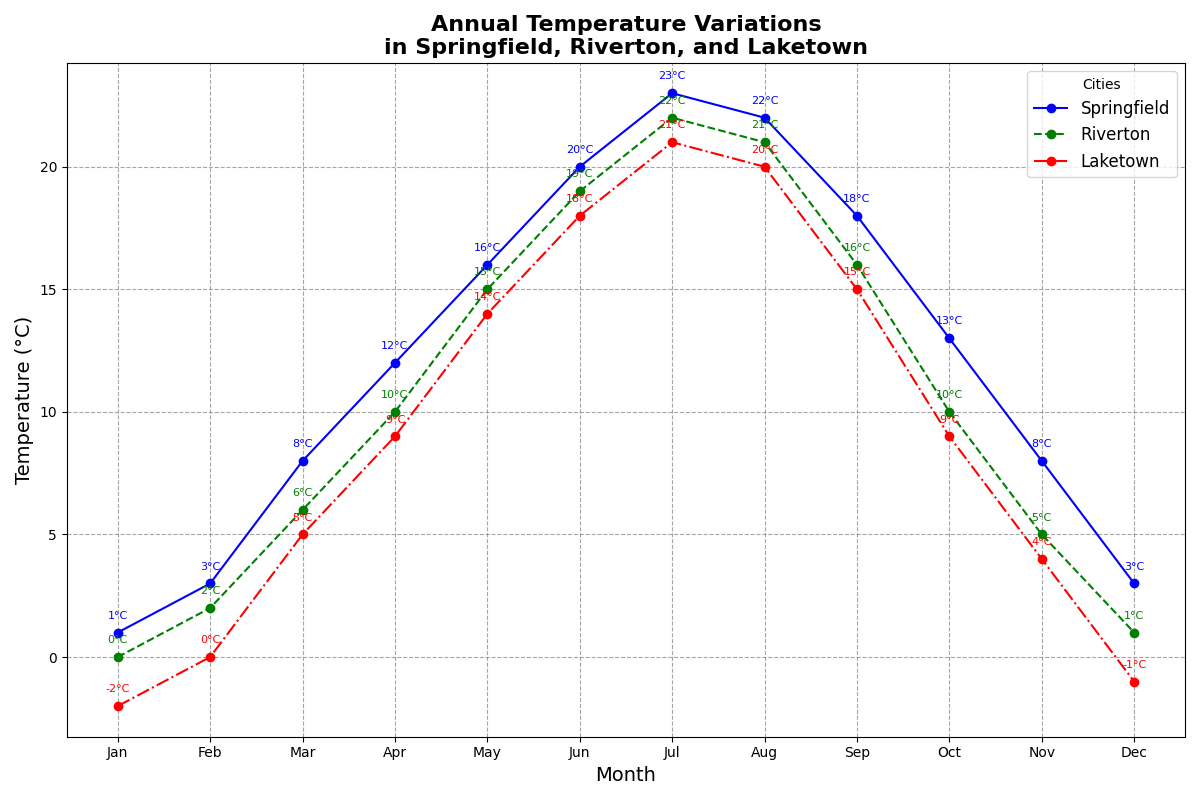

Source code (Python):
import matplotlib.pyplot as plt
import numpy as np

# Backstory: Study of Temperature Variation Over the Course of a Year in Three Different Cities
# Cities: Springfield, Riverton, and Laketown

# Time (in months)
months = np.array(['Jan', 'Feb', 'Mar', 'Apr', 'May', 'Jun', 'Jul', 'Aug', 'Sep', 'Oct', 'Nov', 'Dec'])

# Temperature data (in degrees Celsius)
springfield_temps = np.array([1, 3, 8, 12, 16, 20, 23, 22, 18, 13, 8, 3])
riverton_temps = np.array([0, 2, 6, 10, 15, 19, 22, 21, 16, 10, 5, 1])
laketown_temps = np.array([-2, 0, 5, 9, 14, 18, 21, 20, 15, 9, 4, -1])

# Create the plot
fig, ax = plt.subplots(figsize=(12, 8))

# Plot the temperature data
ax.plot(months, springfield_temps, marker='o', linestyle='-', color='b', label='Springfield')
ax.plot(months, riverton_temps, marker='o', linestyle='--', color='g', label='Riverton')
ax.plot(months, laketown_temps, marker='o', linestyle='-.', color='r', label='Laketown')

# Set titles and labels
ax.set_title('Annual Temperature Variations\nin Springfield, Riverton, and Laketown', fontsize=16, fontweight='bold')
ax.set_xlabel('Month', fontsize=14)
ax.set_ylabel('Temperature (°C)', fontsize=14)

# Add legend
ax.legend(title='Cities', fontsize=12)

# Add grid for better readability
ax.grid(True, linestyle='--', which='both', color='grey', alpha=0.7)

# Annotate specific points for better emphasis
for i in range(len(months)):
    ax.annotate(f"{springfield_temps[i]}°C", (months[i], springfield_temps[i]), textcoords="offset points", xytext=(0,10), ha='center', fontsize=8, color='blue')
    ax.annotate(f"{riverton_temps[i]}°C", (months[i], riverton_temps[i]), textcoords="offset points", xytext=(0,10), ha='center', fontsize=8, color='green')
    ax.annotate(f"{laketown_temps[i]}°C", (months[i], laketown_temps[i]), textcoords="offset points", xytext=(0,10), ha='center', fontsize=8, color='red')

# Adjust layout to prevent overlapping
plt.tight_layout()

# Show the plot
plt.show()
